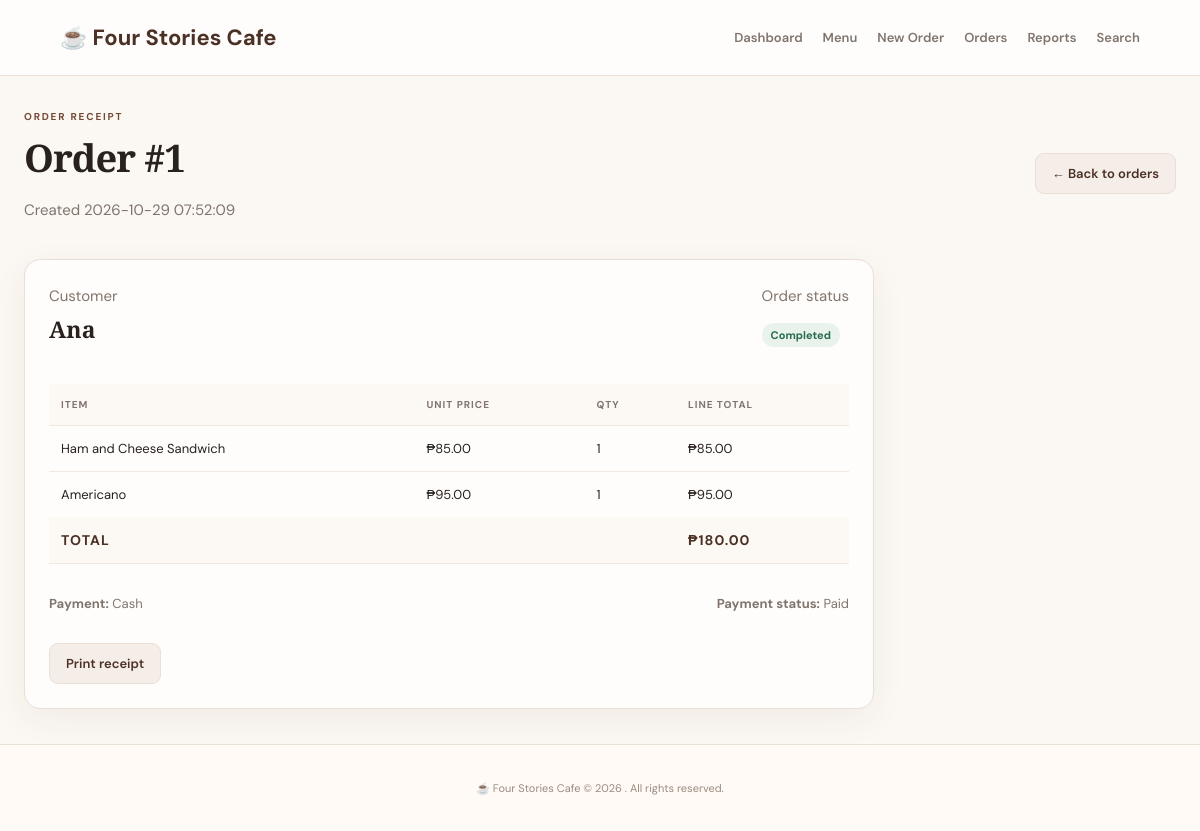
The app's page /orders/1 with its own data.
### tables this page shows
CREATE TABLE orders (
        id INTEGER PRIMARY KEY AUTOINCREMENT,
        customer_name TEXT NOT NULL,
        total REAL NOT NULL CHECK(total >= 0),
        payment_method TEXT NOT NULL CHECK(payment_method IN ('Cash','GCash')),
        payment_status TEXT NOT NULL,
        status TEXT NOT NULL DEFAULT 'Pending' CHECK(status IN ('Pending','Completed','Cancelled')),
        created_at TEXT NOT NULL DEFAULT CURRENT_TIMESTAMP
    );

CREATE TABLE order_items (
        id INTEGER PRIMARY KEY AUTOINCREMENT,
        order_id INTEGER NOT NULL,
        menu_item_id INTEGER,
        item_name TEXT NOT NULL,
        unit_price REAL NOT NULL CHECK(unit_price >= 0),
        quantity INTEGER NOT NULL CHECK(quantity > 0),
        line_total REAL NOT NULL CHECK(line_total >= 0),
        FOREIGN KEY(order_id) REFERENCES orders(id) ON DELETE CASCADE,
        FOREIGN KEY(menu_item_id) REFERENCES menu_items(id) ON DELETE SET NULL
    );

### app.py (the view)
@app.route("/orders/<int:order_id>")
def order_detail(order_id):
    db = get_db()
    order = db.execute("SELECT * FROM orders WHERE id=?", (order_id,)).fetchone()
    if not order:
        flash("Order not found.", "error")
        return redirect(url_for("orders"))
    items = db.execute("SELECT * FROM order_items WHERE order_id=? ORDER BY id", (order_id,)).fetchall()
    return render_template("order_detail.html", order=order, items=items)

### database.py (called while the page is built)
def get_db():
    if "db" not in g:
        g.db = sqlite3.connect(DATABASE)
        g.db.row_factory = sqlite3.Row
        g.db.execute("PRAGMA foreign_keys = ON")
    return g.db

### templates/order_detail.html (shortened to what this page needs)
{% extends "base.html" %}
{% block content %}
<div class="page-head"><div><p class="eyebrow">ORDER RECEIPT</p><h1>Order #{{ order.id }}</h1><p class="muted">Created {{ order.created_at }}</p></div><a class="button secondary" href="{{ url_for('orders') }}">← Back to orders</a></div>
<section class="panel receipt">
  <div class="receipt-head"><div><span class="muted">Customer</span><h2>{{ order.customer_name }}</h2></div><div><span class="muted">Order status</span><p><span class="pill">{{ order.status }}</span></p></div></div>
  <div class="table-wrap"><table><thead><tr><th>Item</th><th>Unit price</th><th>Qty</th><th>Line total</th></tr></thead><tbody>
  {% for item in items %}<tr><td>{{ item.item_name }}</td><td>₱{{ "%.2f"|format(item.unit_price) }}</td><td>{{ item.quantity }}</td><td>₱{{ "%.2f"|format(item.line_total) }}</td></tr>{% endfor %}
  </tbody><tfoot><tr><th colspan="3">TOTAL</th><th>₱{{ "%.2f"|format(order.total) }}</th></tr></tfoot></table></div>
  <div class="receipt-foot"><p><strong>Payment:</strong> {{ order.payment_method }}</p><p><strong>Payment status:</strong> {{ order.payment_status }}</p></div>
  <button class="button secondary no-print" onclick="window.print()">Print receipt</button>
</section>
{% endblock %}

### static/style.css (style rules this page uses)
:root { --ink:#28211e;--muted:#80756e;--cream:#fbf7f2;--paper:#fffdfb;--line:#eadfd5;--coffee:#744a35;--coffee-dark:#4b3025;--peach:#f4e1d1;--green:#286b4d;--red:#a23a35;--shadow:0 10px 35px rgba(73,48,34,.06) }
* { box-sizing:border-box }
body { margin:0;background:var(--cream);color:var(--ink);font-family:'DM Sans',sans-serif;font-size:15px }
.hero h1,.page-head h1 { font-family:'Playfair Display',serif;font-size:clamp(30px,4vw,46px);margin:5px 0 12px;letter-spacing:-1px }
.eyebrow { font-size:10px;font-weight:700;letter-spacing:1.8px;color:var(--coffee);margin:0 0 8px }
.muted { color:var(--muted);line-height:1.6 }
.button { border:0;display:inline-flex;align-items:center;justify-content:center;padding:11px 16px;border-radius:9px;background:var(--coffee);color:white;text-decoration:none;font:600 13px 'DM Sans',sans-serif;cursor:pointer }
.button.secondary { background:#f5eee8;color:var(--coffee-dark);border:1px solid var(--line) }
.panel { background:var(--paper);border:1px solid var(--line);border-radius:16px;padding:24px;margin:20px 0;box-shadow:var(--shadow) }
h2 { font-family:'Playfair Display',serif;font-size:23px;margin:0 0 16px }
.section-head,.page-head { display:flex;justify-content:space-between;align-items:center;gap:20px }
.page-head { margin:0 0 22px }
.page-head h1 { font-size:38px }
.table-wrap { width:100%;overflow-x:auto }
table { width:100%;border-collapse:collapse;white-space:nowrap }
th,td { text-align:left;padding:14px 12px;border-bottom:1px solid #f0e8e1;font-size:13px }
th { font-size:10px;text-transform:uppercase;letter-spacing:1px;color:var(--muted);background:#fcf8f4 }
tbody tr:last-child td { border-bottom:0 }
.pill { display:inline-block;background:#e9f3ec;color:#286b4d;border-radius:20px;padding:5px 9px;font-size:11px;font-weight:700 }
.receipt { max-width:850px }
.receipt-head { display:flex;justify-content:space-between;margin-bottom:22px }
.receipt-head h2 { margin:5px 0 }
.receipt tfoot th { font-size:14px;color:var(--coffee-dark) }
.receipt-foot { display:flex;justify-content:space-between;gap:20px;margin:18px 0;color:var(--muted);font-size:13px }

### records on screen
orders: id "1", created_at "2026-10-29 07:52:09", customer_name "Ana", status "Completed", total "180.00", payment_method "Cash", payment_status "Paid"
order_items: item_name "Ham and Cheese Sandwich", unit_price "85.00", quantity "1", line_total "85.00"
order_items: item_name "Americano", unit_price "95.00", quantity "1", line_total "95.00"
